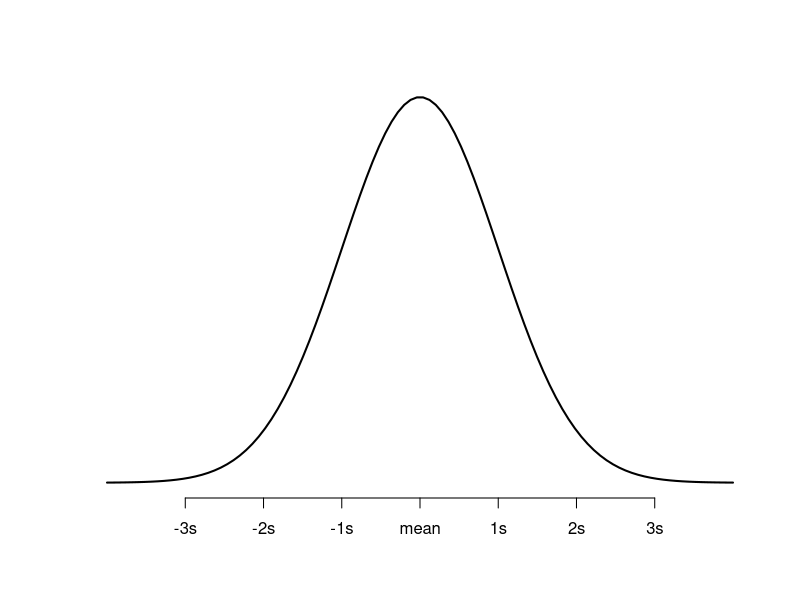
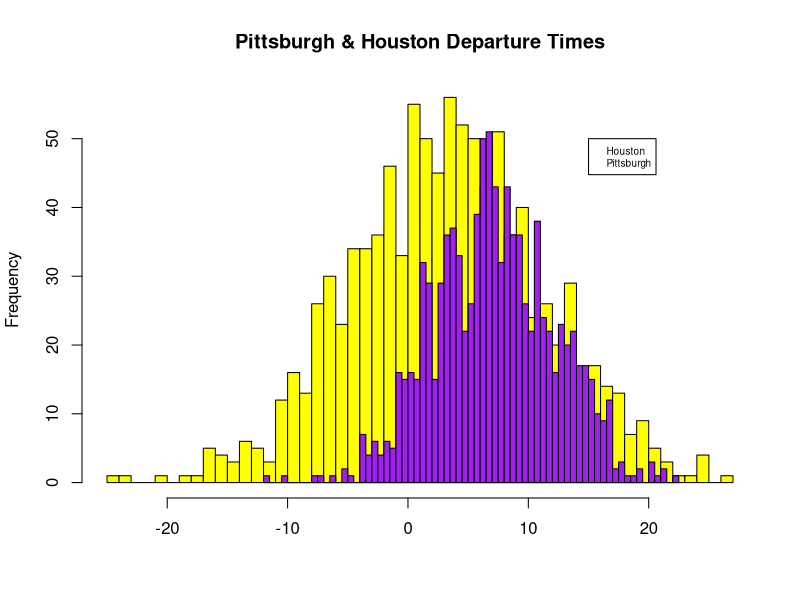

Recreate these plots in R, in order.
## ---- chunk 1
knitr::opts_knit$set(base.dir = "/Users/jake_macbook_pro/Dropbox/jstoetz.github.io/jstoetz.github.io", base.url = "/")

knitr::opts_chunk$set(fig.path = "assets/img/")
## ---- chunk 2
# plot a normal distibution
# code below from https://www.statology.org/plot-normal-distribution-r/
#Create a sequence of 100 equally spaced numbers between -4 and 4
x <- seq(-4, 4, length=100)

#create a vector of values that shows the height of the probability distribution
#for each value in x
y <- dnorm(x)

#plot x and y as a scatterplot with connected lines (type = "l") and add
#an x-axis with custom labels
plot(x,y, type = "l", lwd = 2, axes = FALSE, xlab = "", ylab = "")
axis(1, at = -3:3, labels = c("-3s", "-2s", "-1s", "mean", "1s", "2s", "3s"))
## ---- chunk 3
pitt_mean <- 7
pitt_sd <- 5

houst_mean <- 3
houst_sd <- 8

# 1000 simulations with mean = 0
houst_flts <- rnorm(1000,houst_mean,houst_sd)
pitt_flts <- rnorm(1000,pitt_mean,pitt_sd)

# plot both histograms
hist(houst_flts,  col="yellow",breaks = 50,main = "Pittsburgh & Houston Departure Times", xlab = "")
hist(pitt_flts, add=T, col="purple",breaks = 50, xlab = "")
legend(15,50,legend = c("Houston", "Pittsburgh"), col = c("yellow", "purple"), cex=0.6)

# prob pitt flight on time
pnorm(0,pitt_mean,pitt_sd)

# prob hous flight on time
pnorm(0,houst_mean,houst_sd)
## ---- chunk 4
# 10,000 simulations with given mean and standard deviation
houst_flts <- rnorm(10000,houst_mean,houst_sd)
pitt_flts <- rnorm(10000,pitt_mean,pitt_sd)

# how often houston leaves before pittsburgh - divided by the number of simulations
length(which(houst_flts<pitt_flts))/10000

# how often pittsburgh leaves before houston - divided by the number of simulations
length(which(houst_flts>pitt_flts))/10000
## ---- chunk 5
fn_exp_val <- function(win_pct, lose_pct, win_amt, lose_amt){
  return(win_pct * win_amt - lose_pct * lose_amt)
}

fn_exp_val(.33, .66, 200, 100)
## ---- chunk 6
fn_exp_val(.33, .66, 250, 100)
